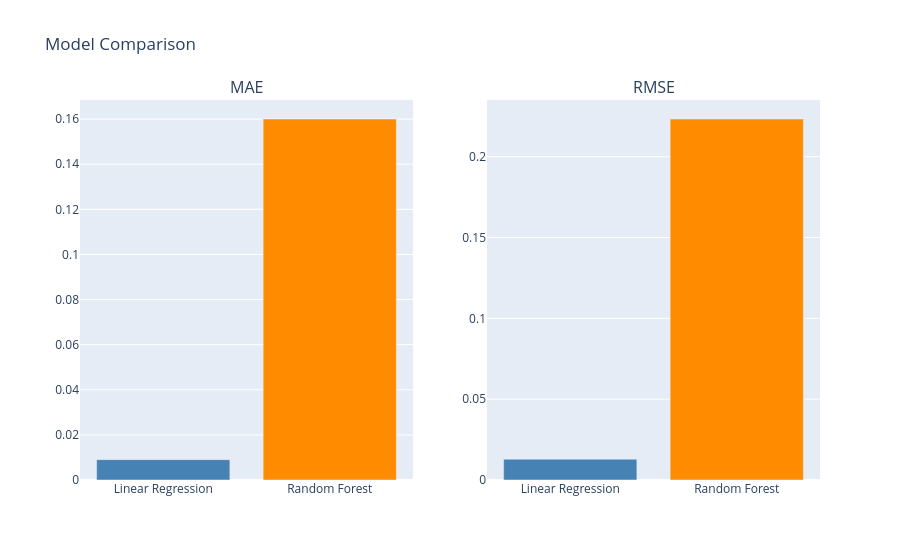

The notebook cell this image was saved under:
### Markdown cell above
## 6. Model Comparison

### Code cell
comparison = pd.DataFrame({
    'Model': ['Linear Regression', 'Random Forest'],
    'MAE (tons)': [mae_lr, mae_rf],
    'RMSE (tons)': [rmse_lr, rmse_rf],
    'R²': [r2_lr, r2_rf]
})
print(comparison.to_string(index=False))

# Bar chart comparison
fig = make_subplots(rows=1, cols=2, subplot_titles=('MAE', 'RMSE'))
fig.add_trace(go.Bar(x=comparison['Model'], y=comparison['MAE (tons)'], name='MAE', marker_color=['steelblue', 'darkorange']), row=1, col=1)
fig.add_trace(go.Bar(x=comparison['Model'], y=comparison['RMSE (tons)'], name='RMSE', marker_color=['steelblue', 'darkorange']), row=1, col=2)
fig.update_layout(title='Model Comparison', showlegend=False, height=400)
fig.show()

### Figure 1 — Plotly figure (JSON) as saved in the notebook; plotly's stock layout.template omitted (floating-point values rounded to 4 significant figures)
{"data": [{"marker": {"color": ["steelblue", "darkorange"]}, "name": "MAE", "type": "bar", "x": ["Linear Regression", "Random Forest"], "xaxis": "x", "y": [0.00903, 0.16], "yaxis": "y"}, {"marker": {"color": ["steelblue", "darkorange"]}, "name": "RMSE", "type": "bar", "x": ["Linear Regression", "Random Forest"], "xaxis": "x2", "y": [0.0129, 0.2233], "yaxis": "y2"}], "layout": {"annotations": [{"font": {"size": 16}, "showarrow": false, "text": "MAE", "x": 0.225, "xanchor": "center", "xref": "paper", "y": 1, "yanchor": "bottom", "yref": "paper"}, {"font": {"size": 16}, "showarrow": false, "text": "RMSE", "x": 0.775, "xanchor": "center", "xref": "paper", "y": 1, "yanchor": "bottom", "yref": "paper"}], "autosize": true, "showlegend": false, "title": {"text": "Model Comparison"}, "xaxis": {"anchor": "y", "autorange": true, "domain": [0, 0.45], "range": [-0.5, 1.5], "type": "category"}, "xaxis2": {"anchor": "y2", "autorange": true, "domain": [0.55, 1], "range": [-0.5, 1.5], "type": "category"}, "yaxis": {"anchor": "x", "autorange": true, "domain": [0, 1], "range": [0, 0.1685], "type": "linear"}, "yaxis2": {"anchor": "x2", "autorange": true, "domain": [0, 1], "range": [0, 0.2351], "type": "linear"}}}
